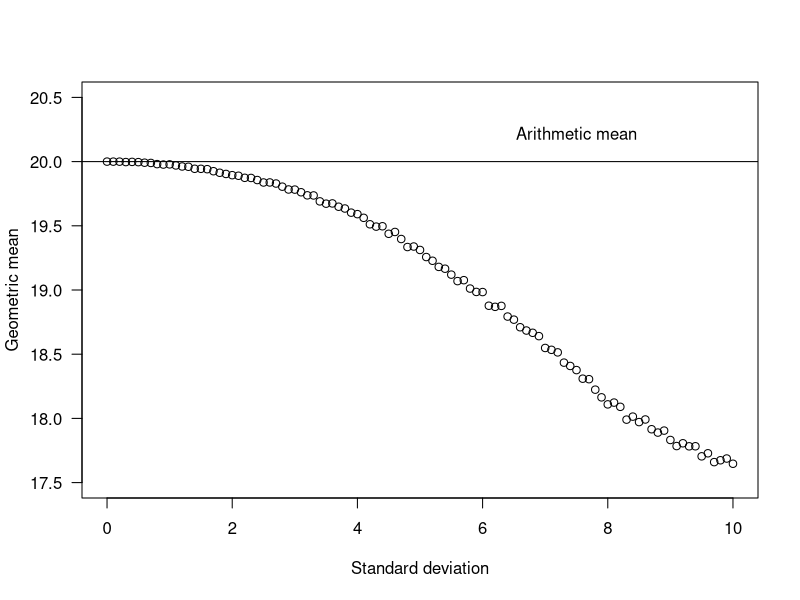
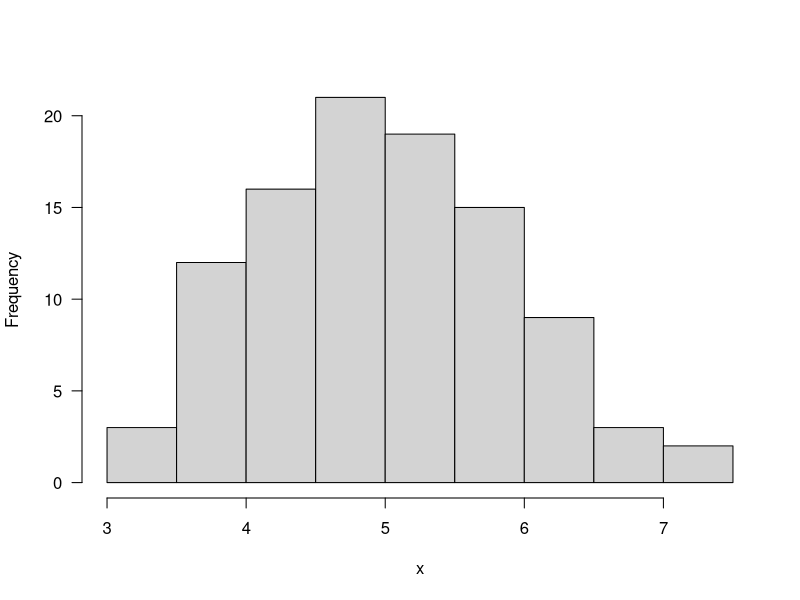
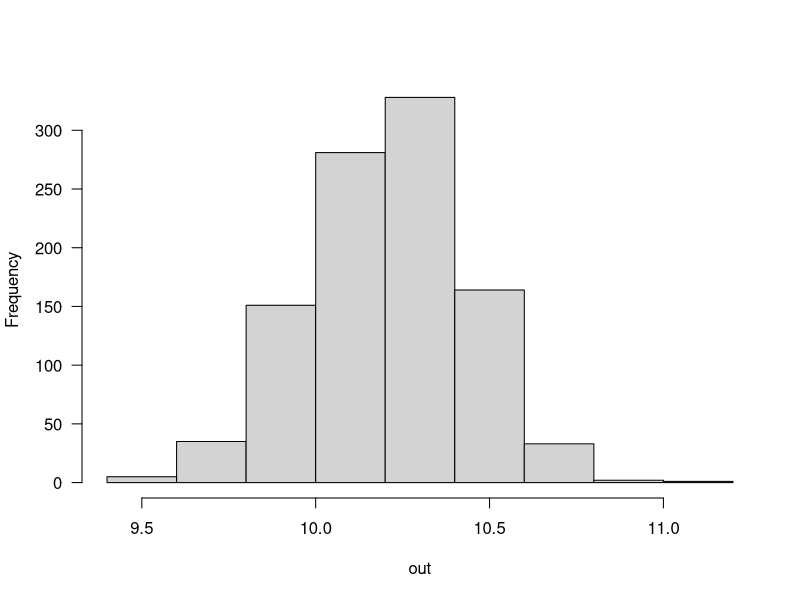
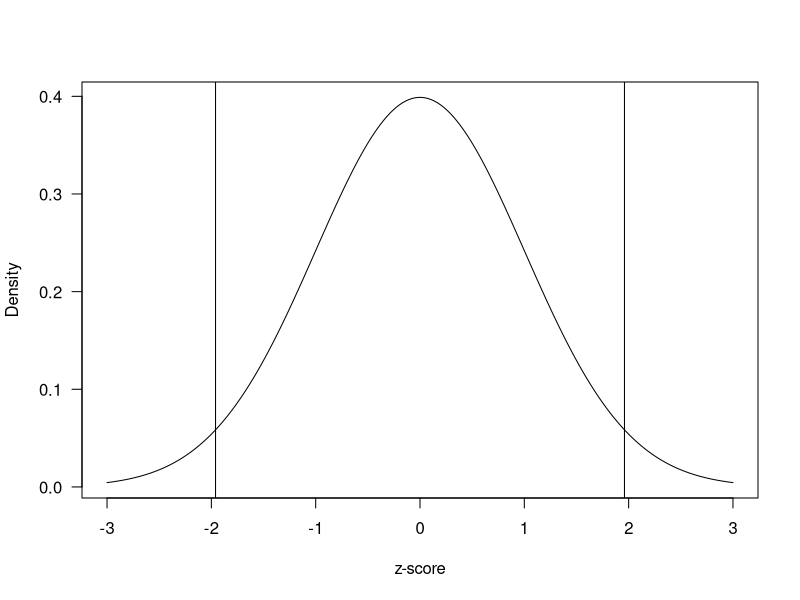
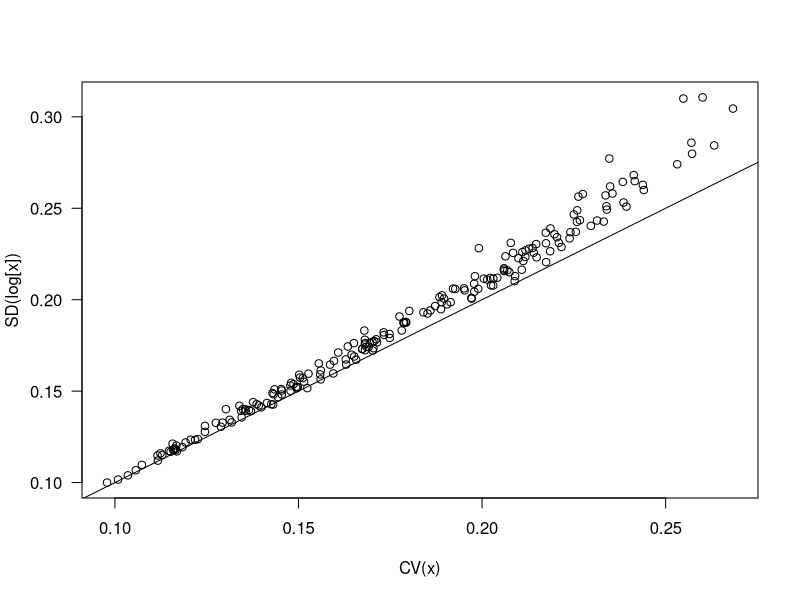

Recreate these plots in R, in order.
## ---- chunk 1
knitr::opts_chunk$set(echo = TRUE)
## ---- chunk 2
out = NULL
sdvals = seq(0, 10, 0.1)

for(i in 1:length(sdvals)){
d = rnorm(100000, 20, sd=sdvals[i])
d = d[which(d>0)]
out[i] = exp(mean(log(d)))
}

plot(sdvals, out, las=1, ylim=c(17.5, 20.5),
     xlab="Standard deviation", ylab="Geometric mean")
abline(h=20)
text(7.5, 20.22, "Arithmetic mean")
## ---- chunk 3
log(1.1/1)
-log(1/1.1)
## ---- chunk 4
x = rnorm(n=100, mean=5, sd=1)
mean(x)
sd(x)
hist(x, las=1, main="")
## ---- chunk 5
set.seed(1)
x = rnorm(50, 10, 2)
se_x = sqrt(var(x)/length(x))
## ---- chunk 6
out = NULL
for(i in 1:1000){
  sample = sample(x, replace=TRUE)
  out[i] = mean(sample)
}
## ---- chunk 7
hist(out, las=1, main="")
sd(out)
## ---- chunk 8
se_x
## ---- chunk 9
quantile(out, c(0.025, 0.975))
## ---- chunk 10
qnorm(c(0.025, 0.975))
## ---- chunk 11
xx = seq(-3, 3, length.out=200)
yy = dnorm(xx)
plot(xx, yy, type="l", las=1, xlab="z-score", ylab="Density")
abline(v=qnorm(0.025))
abline(v=qnorm(0.975))
## ---- chunk 12
mean(x) - 1.96*se_x
mean(x) + 1.96*se_x
## ---- chunk 13
set.seed(1)
out = matrix(NA, nrow=200, ncol=2)
sdvals = runif(200, 2, 5)

for(i in 1:200){
x = rnorm(200, 20, sdvals[i])
cv = sd(x)/mean(x)
sd_log = sd(log(x))
out[i,1] = cv
out[i,2] = sd_log
}

plot(out[,1], out[,2], 
     xlab="CV(x)", 
     ylab="SD(log[x])", las=1)
lines(0:1, 0:1)
